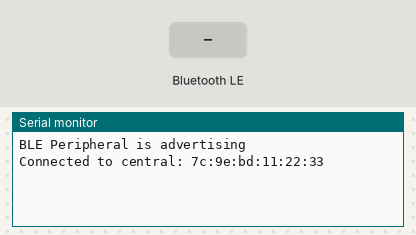
A sketch run on a simulated Arduino Nano 33 IoT. Shown: the last lines printed to the serial monitor. The test bench sets the inputs (shaded band). Nothing arrives over Bluetooth unless stated; a phone connects over Bluetooth LE 3 s after start.

Above: at 3.8 s.
3.9 s: Bluetooth LE write "1" received
At 5.1 s:
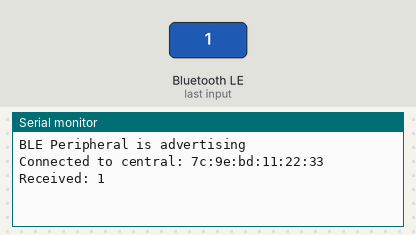
5.4 s: Bluetooth LE write "0" received
At 6.5 s:
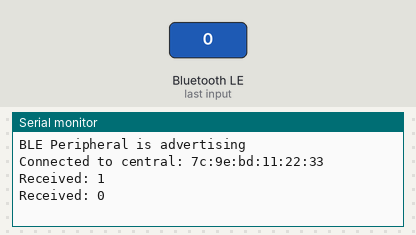
6.9 s: Bluetooth LE write "2" received
At 7.7 s:
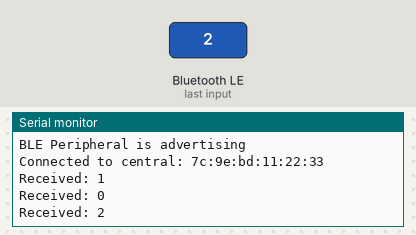

Measured:
- after the input at 3.9 s, the serial monitor: prints a new line at once (image 1)
- after the input at 5.4 s, the serial monitor: prints a new line at once (image 2)
- after the input at 6.9 s, the serial monitor: prints a new line at once (image 3)

The sketch:

arduino_code.ino
```cpp
// Simple communication with central device
// Receive info from central device and send it back as confirmation

#include <ArduinoBLE.h>

// BLE service and characteristic
BLEService customService("12345678-1234-5678-1234-56789abcdef0");
BLEStringCharacteristic customCharacteristic("abcdef01-1234-5678-1234-56789abcdef0", BLERead | BLEWrite, 32);

void setup() {
  Serial.begin(9600);
  while (!Serial);

  // Initialize BLE
  if (!BLE.begin()) {
    Serial.println("Starting BLE failed!");
    while (1);
  }

  // Set device name
  BLE.setDeviceName("Nano33BLE");
  BLE.setLocalName("Nano33BLE");
  BLE.setAdvertisedService(customService);

  // Add characteristic to service
  customService.addCharacteristic(customCharacteristic);

  // Add service to BLE
  BLE.addService(customService);

  // Start advertising
  BLE.advertise();
  Serial.println("BLE Peripheral is advertising");
}

void loop() {
  // Listen for BLE central connections
  BLEDevice central = BLE.central();

  if (central) {
    Serial.print("Connected to central: ");
    Serial.println(central.address());

    // Stay connected
    while (central.connected()) {
      if (customCharacteristic.written()) {
        String receivedData = customCharacteristic.value();
        Serial.print("Received: ");
        Serial.println(receivedData);

        // Echo the data back
        customCharacteristic.writeValue("Echo: " + receivedData);
      }
    }

    Serial.println("Disconnected from central");
  }
}
```
